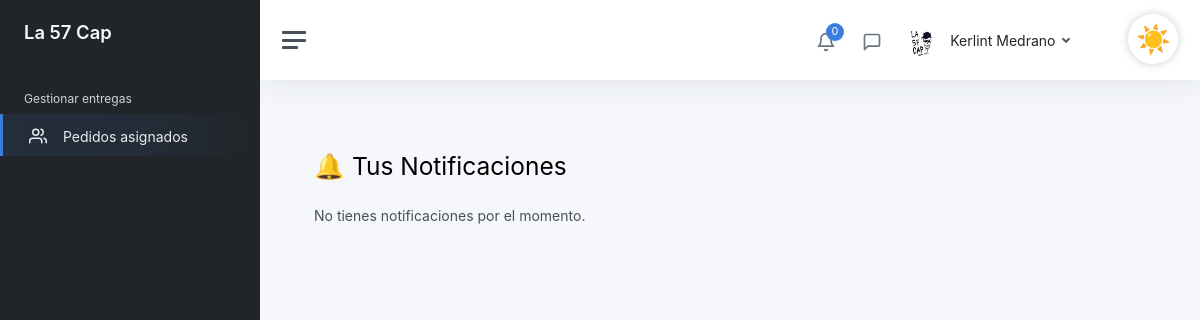
The app's page /notificaciones (signed in), older data.
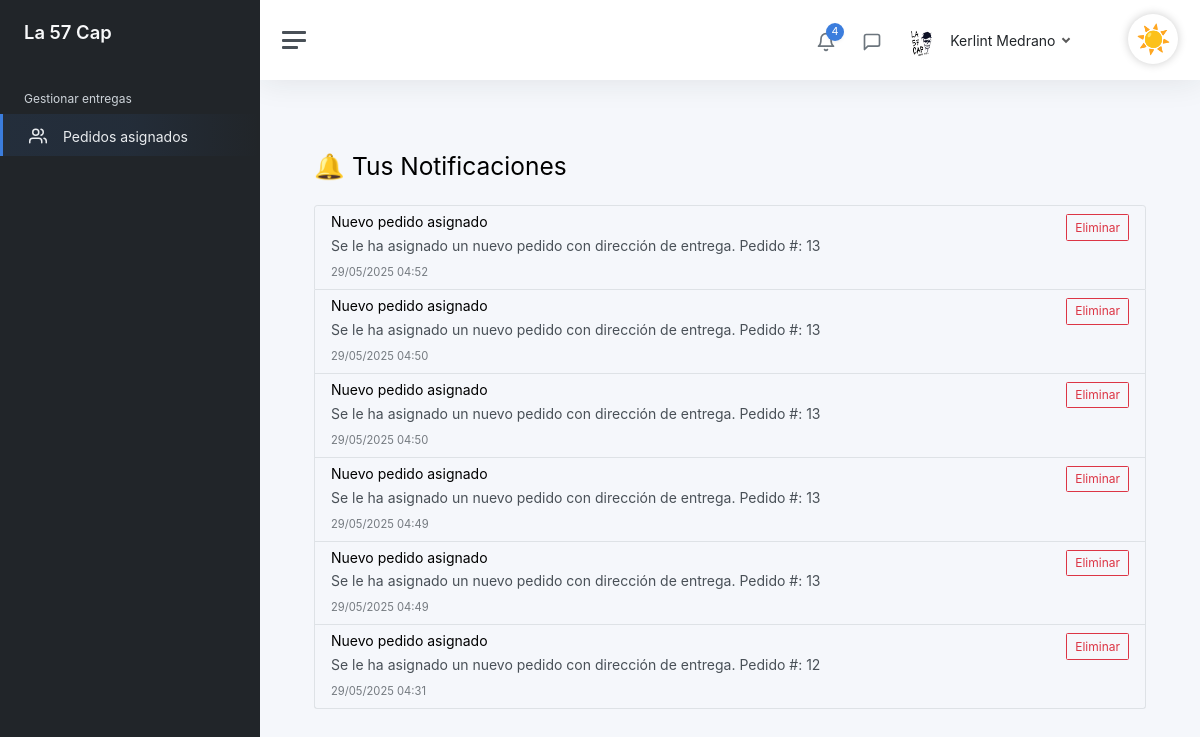
The same page, newer data.
### tables this page shows
CREATE TABLE `notificacion`  (
  `idnotificacion` int(0) NOT NULL AUTO_INCREMENT,
  `titulo` varchar(45) NOT NULL,
  `descripcion` varchar(200) NOT NULL,
  `creada_fecha` datetime(0) NOT NULL,
  `usuario_idusuario` int(0) NOT NULL,
  `eliminado` tinyint(0) NULL DEFAULT 0,
  PRIMARY KEY (`idnotificacion`) USING BTREE,
  INDEX `fk_notificacion_usuario1_idx`(`usuario_idusuario`) USING BTREE,
  CONSTRAINT `fk_notificacion_usuario1` FOREIGN KEY (`usuario_idusuario`) REFERENCES `usuario` (`idusuario`) ON DELETE RESTRICT ON UPDATE RESTRICT
);

### public/index.php (called while the page is built, shortened)
<?php
$router = new Router();
$router->get('/login', [LoginController::class, 'login']);
$router->post('/login', [LoginController::class, 'login']);
$router->get('/logout', [LoginController::class, 'logout']);
$router->get('/olvide-cuenta', [UsuarioController::class, 'olvide']);
$router->post('/olvide-cuenta', [UsuarioController::class, 'olvide']);
$router->get('/recuperar-cuenta', [UsuarioController::class, 'recuperar']);
$router->post('/recuperar-cuenta', [UsuarioController::class, 'recuperar']);
$router->get('/confirmar-cuenta', [UsuarioController::class, 'confirmarCuenta']);
$router->post('/confirmar-cuenta', [UsuarioController::class, 'confirmarCuenta']);
$router->get('/crear-cuenta', [RegistroController::class, 'crearCuenta']);
$router->post('/crear-cuenta', [RegistroController::class, 'crearCuenta']);
$router->get('/mensaje-confirmacion', [RegistroController::class, 'mensajeConfirmacion']);
$router->get('/reenviar-confirmacion', [RegistroController::class, 'reenviarConfirmacion']);
$router->post('/reenviar-confirmacion', [RegistroController::class, 'reenviarConfirmacion']);
$router->get('/', [LandingController::class, 'index']);
$router->get('/cliente/pedidos', [ClientePanelController::class, 'pedidos']);
$router->get('/cliente/devolucion', [ClienteController::class, 'solicitarDevolucion']);
$router->post('/cliente/devolucion', [ClienteController::class, 'registrarDevolucion']);
$router->post('/cliente/devolucion/guardar', [ClienteController::class, 'guardarDevolucion']);
$router->get('/tienda', [TiendaController::class, 'shop']);
$router->post('/tienda', fn: [TiendaController::class, 'shop']);
$router->get('/producto', [ProductoController::class, 'ver']);
$router->get('/carrito', [CarritoController::class, 'mostrar']);
$router->get('/carrito/agregar', [CarritoController::class, 'agregar']);
$router->get('/carrito/eliminar', [CarritoController::class, 'eliminar']);
$router->post('/carrito/actualizar', [CarritoController::class, 'actualizar']);
$router->get('/checkout', [CheckoutController::class, 'mostrar']);
$router->post('/checkout/confirmar', [CheckoutController::class, 'confirmar']);
$router->get('/checkout/exito', [CheckoutController::class, 'exito']);
$router->get('/cliente/pedido', [ClienteController::class, 'pedido']);
$router->post('/cliente/calificar', [ClientePanelController::class, 'calificarPedido']);
$router->get('/cliente/calificar', [ClientePanelController::class, 'calificarPedido']);
$router->get('/SobreNosotros', [LandingController::class, 'about']);
$router->get('/Contactanos', [LandingController::class, 'contact']);
$router->get('/admin', [AdminController::class, 'Admin']);
$router->post('/admin', [AdminController::class, 'Admin']);
$router->get('/admin/GestionarUsuario', [UsuarioController::class, 'GestionarUsuario']);
$router->post('/admin/GestionarUsuario', [UsuarioController::class, 'GestionarUsuario']);
$router->get('/admin/CrearUsuario', [UsuarioController::class, 'crearUsuario']);
$router->post('/admin/CrearUsuario', [UsuarioController::class, 'crearUsuario']);
$router->get('/admin/ActualizarUsuario', [UsuarioController::class, 'ActualizarUsuario']);
$router->post('/admin/ActualizarUsuario', [UsuarioController::class, 'ActualizarUsuario']);
$router->get('/admin/EliminarUsuario', [UsuarioController::class, 'EliminarUsuario']);
$router->post('/admin/EliminarUsuario', [UsuarioController::class, 'EliminarUsuario']);
$router->get('/admin/Dashboard', [DashBoardController::class, 'Dashboard']);
$router->post('/admin/Dashboard', [DashBoardController::class, 'Dashboard']);
$router->get('/admin/GestionarCliente', [ClienteController::class, 'GestionarCliente']);
$router->post('/admin/GestionarCliente', [ClienteController::class, 'GestionarCliente']);
$router->get('/admin/GestionarVendedores', [VendedorController::class, 'GestionarVendedores']);
$router->post('/admin/GestionarVendedores', [VendedorController::class, 'GestionarVendedores']);
$router->get('/admin/CrearVendedor', [VendedorController::class, 'crearvendedor']);
$router->post('/admin/CrearVendedor', [VendedorController::class, 'crearvendedor']);
$router->get('/admin/ActualizarVendedor', [VendedorController::class, 'ActualizarVendedor']);
$router->post('/admin/ActualizarVendedor', [VendedorController::class, 'ActualizarVendedor']);
$router->post('/admin/EliminarVendedor', [VendedorController::class, 'EliminarVendedor']);
$router->get('/admin/GestionarRepartidor', [RepartidorControllers::class, 'GestionarRepartidores']);
$router->post('/admin/GestionarRepartidor', [RepartidorControllers::class, 'GestionarRepartidores']);
$router->get('/admin/CrearRepartidor', [RepartidorControllers::class, 'CrearRepartidor']);
$router->post('/admin/CrearRepartidor', [RepartidorControllers::class, 'CrearRepartidor']);
$router->get('/admin/ActualizarRepartidor', [RepartidorControllers::class, 'ActualizarRepartidor']);
$router->post('/admin/ActualizarRepartidor', [RepartidorControllers::class, 'ActualizarRepartidor']);
$router->post('/admin/EliminarRepartidor', [RepartidorControllers::class, 'EliminarRepartidor']);
$router->get('/admin/GestionarProveedores', [ProveedorController::class, 'GestionarProveedores']);
$router->post('/admin/GestionarProveedores', [ProveedorController::class, 'GestionarProveedores']);
$router->get('/admin/CrearProveedor', [ProveedorController::class, 'CrearProveedor']);
$router->post('/admin/CrearProveedor', [ProveedorController::class, 'CrearProveedor']);
$router->get('/admin/ActualizarProveedor', [ProveedorController::class, 'ActualizarProveedor']);
$router->post('/admin/ActualizarProveedor', [ProveedorController::class, 'ActualizarProveedor']);
$router->post('/admin/EliminarProveedor', [ProveedorController::class, 'EliminarProveedor']);
$router->get('/admin/GestionarCategoriaProducto', [CategoriaProductoController::class, 'GestionarCategorias']);
$router->post('/admin/GestionarCategoriaProducto', [CategoriaProductoController::class, 'GestionarCategorias']);
$router->get('/admin/CrearCategoriaProducto', [CategoriaProductoController::class, 'CrearCategoria']);
$router->post('/admin/CrearCategoriaProducto', [CategoriaProductoController::class, 'CrearCategoria']);
$router->get('/admin/ActualizarCategoriaProducto', [CategoriaProductoController::class, 'ActualizarCategoria']);
$router->post('/admin/ActualizarCategoriaProducto', [CategoriaProductoController::class, 'ActualizarCategoria']);
$router->post('/admin/EliminarCategoriaProducto', [CategoriaProductoController::class, 'EliminarCategoria']);
$router->get('/admin/GestionarProducto', [ProductoController::class, 'GestionarProductos']);
$router->post('/admin/GestionarProducto', [ProductoController::class, 'GestionarProductos']);
$router->get('/admin/CrearProducto', [ProductoController::class, 'CrearProducto']);
$router->post('/admin/CrearProducto', [ProductoController::class, 'CrearProducto']);
$router->get('/admin/ActualizarProducto', [ProductoController::class, 'ActualizarProducto']);
$router->post('/admin/ActualizarProducto', [ProductoController::class, 'ActualizarProducto']);
$router->post('/admin/EliminarProducto', [ProductoController::class, 'EliminarProducto']);
$router->get('/admin/GenerarCodigoBarras', [ProductoController::class, 'VerCodigoBarras']);
$router->get('/admin/DescargarCodigoBarras', [ProductoController::class, 'DescargarCodigoBarras']);
$router->get('/admin/VerProducto', [ProductoController::class, 'VerProducto']);
$router->get('/admin/InventarioGeneral', [InventarioController::class, 'GestionarInventario']);
$router->get('/admin/GestionarCompras', [CompraController::class, 'GestionarCompras']);
$router->get('/admin/CrearCompra', [CompraController::class, 'CrearCompra']);
$router->post('/admin/CrearCompra', [CompraController::class, 'CrearCompra']);
$router->get('/admin/DetalleCompra', [CompraController::class, 'VerDetalleCompra']);
$router->get('/admin/devoluciones', [DevolucionController::class, 'gestionar']);
$router->get('/admin/devoluciones/detalle', [DevolucionController::class, 'detalle']);
$router->post('/admin/devoluciones/aprobar', [DevolucionController::class, 'aprobar']);
$router->post('/admin/devoluciones/rechazar', [DevolucionController::class, 'rechazar']);
$router->post('/admin/devoluciones/visitar-tienda', [DevolucionController::class, 'visitarTienda']);
$router->get('/admin/historialPedidos', [AdminController::class, 'verPedidos']);
$router->get('/admin/detalle-pedido', [AdminController::class, 'detallePedido']);
$router->get('/admin/calificaciones', [AdminController::class, 'verCalificaciones']);
$router->get('/admin/detalle-calificacion', [AdminController::class, 'detalleCalificacion']);
$router->get('/Vendedor', [VendedorController::class, 'Vendedor']);
$router->get('/vendedor/realizar-venta', [VendedorController::class, 'realizarVenta']);
$router->post('/vendedor/realizar-venta', [VendedorController::class, 'realizarVenta']);
$router->get('/vendedor/ticket', [VendedorController::class, 'ticket']);
$router->get('/vendedor/ticket-pdf', [VendedorController::class, 'ticketPDF']);
$router->get('/api/producto', [ApiVentaController::class, 'buscar']);
$router->get('/api/cliente', [ApiVentaController::class, 'buscarCliente']);
$router->get('/vendedor/pedidos', [VendedorController::class, 'listarPedidosPendientes']);
$router->get('/vendedor/inventario', [InventarioController::class, 'Inventario']);
$router->get('/vendedor/VerProducto', [VendedorController::class, 'VerProducto']);
$router->get('/vendedor/GenerarCodigoBarras', [VendedorController::class, 'VerCodigoBarras']);
$router->get('/vendedor/DescargarCodigoBarras', [VendedorController::class, 'DescargarCodigoBarras']);
$router->get('/vendedor/atender-pedido', [VendedorController::class, 'atenderPedido']);
$router->get('/vendedor/asignar-repartidor', [VendedorController::class, 'asignarRepartidorVista']);
$router->post('/vendedor/asignar-repartidor', [VendedorController::class, 'asignarRepartidor']);
$router->get('/Repartidor', [RepartidorControllers::class, 'Repartidor']);
$router->get('/repartidor/pedidos-en-camino', [RepartidorControllers::class, 'pedidosEnCamino']);
$router->post('/repartidor/confirmar-entrega', [RepartidorControllers::class, 'confirmarEntrega']);
$router->get('/repartidor/pedido', [RepartidorControllers::class, 'verDetalle']);
$router->get('/notificaciones', [NotificacionController::class, 'index']);
$router->post('/notificaciones/eliminar', [NotificacionController::class, 'eliminar']);
$router->get('/api/notificaciones', [NotificacionController::class, 'obtenerPorUsuarioJson']);
$router->comprobarRutas();

### models/Notificacion.php (called while the page is built, shortened)
<?php
class Notificacion extends ActiveRecord
{
    public static function obtenerPorUsuario($idUsuario)
    {
        $idUsuario = self::$db->real_escape_string($idUsuario);
        $query = "SELECT * FROM notificacion
                  WHERE usuario_idusuario = '$idUsuario' AND eliminado = 0
                  ORDER BY creada_fecha DESC";
        return self::consultarSQL($query);
    }
}

### models/ActiveRecord.php (called while the page is built, shortened)
<?php
class ActiveRecord
{
    protected static $db;
    public static function setDB($database)
    {
        self::$db = $database;
    }
    public static function consultarSQL($query)
    {
        $resultado = self::$db->query($query);
        $array = [];
        while ($registro = $resultado->fetch_assoc()) {
            $array[] = static::crearObjeto($registro);
        }
        return $array;
    }
    protected static function crearObjeto($registro)
    {
        $objeto = new static;
        foreach ($registro as $key => $value) {
            if (property_exists($objeto, $key)) {
                $objeto->$key = $value;
            }
        }
        return $objeto;
    }
}

### views/notificaciones/index.php (the view, shortened to what the rows shown need)
<div class="container py-4">
    <h2 class="mb-4">🔔 Tus Notificaciones</h2>
    <?php if (empty($notificaciones)): ?>
        <div class="alert alert-info">No tienes notificaciones por el momento.</div>
    <?php else: ?>
        <div class="list-group">
            <?php foreach ($notificaciones as $noti): ?>
                <div class="list-group-item d-flex justify-content-between align-items-start">
                    <div>
                        <h5 class="mb-1"><?= htmlspecialchars($noti->titulo) ?></h5>
                        <p class="mb-1"><?= htmlspecialchars($noti->descripcion) ?></p>
                        <small class="text-muted"><?= date('d/m/Y H:i', strtotime($noti->creada_fecha)) ?></small>
                    </div>
                    <form method="POST" action="/notificaciones/eliminar" onsubmit="return confirm('¿Deseas eliminar esta notificación?');">
                        <button class="btn btn-sm btn-outline-danger" title="Eliminar"> Eliminar
                        </button>
                    </form>
                </div>
            <?php endforeach; ?>
        </div>
    <?php endif; ?>
</div>

Row changes from the older to the newer data that the page shows:
added notificacion: titulo "Nuevo pedido asignado", descripcion "Se le ha asignado un nuevo pedido con dirección de entrega. Pedido #: 13", creada_fecha "29/05/2025 04:52"
added notificacion: titulo "Nuevo pedido asignado", descripcion "Se le ha asignado un nuevo pedido con dirección de entrega. Pedido #: 13", creada_fecha "29/05/2025 04:50"
added notificacion: titulo "Nuevo pedido asignado", descripcion "Se le ha asignado un nuevo pedido con dirección de entrega. Pedido #: 13", creada_fecha "29/05/2025 04:50"
added notificacion: titulo "Nuevo pedido asignado", descripcion "Se le ha asignado un nuevo pedido con dirección de entrega. Pedido #: 13", creada_fecha "29/05/2025 04:49"
added notificacion: titulo "Nuevo pedido asignado", descripcion "Se le ha asignado un nuevo pedido con dirección de entrega. Pedido #: 13", creada_fecha "29/05/2025 04:49"
added notificacion: titulo "Nuevo pedido asignado", descripcion "Se le ha asignado un nuevo pedido con dirección de entrega. Pedido #: 12", creada_fecha "29/05/2025 04:31"
Text that changed along with them:
count($notificaciones): "0" → "4"
text no longer shown: "No tienes notificaciones por el momento."
